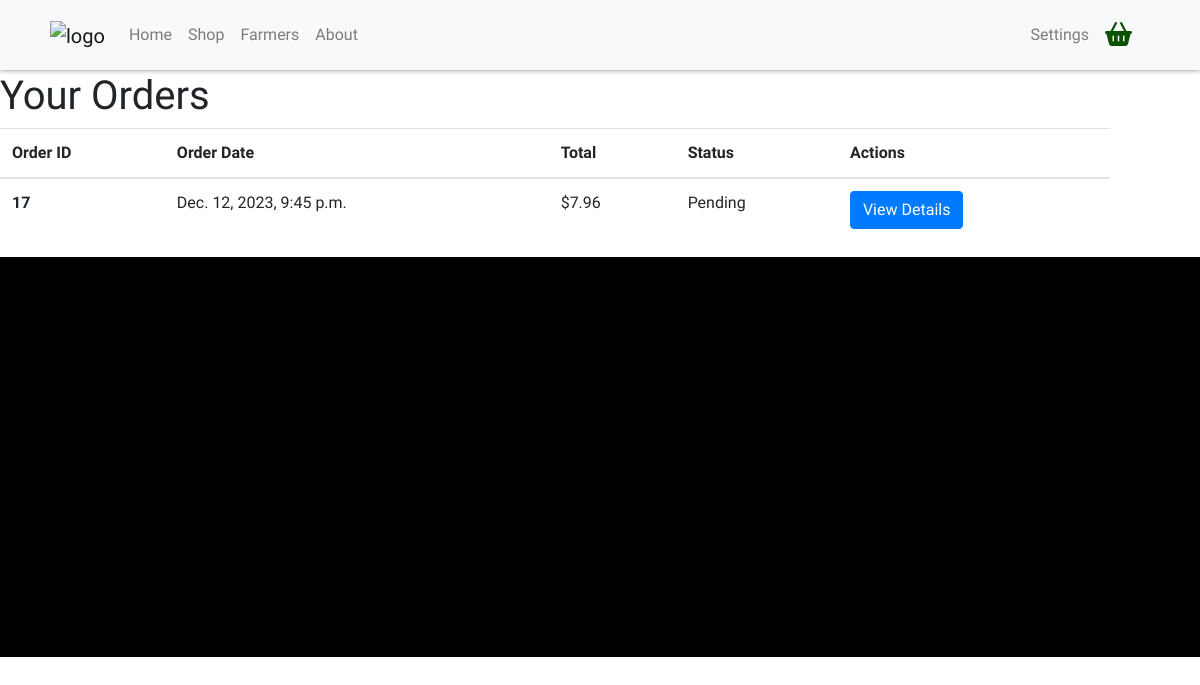
The page /orders/orders/ (signed in) on the database its author committed.
### orders/models.py (models this page shows, shortened)
class Order(models.Model):
    STATUS = [
        ("pending", "Pending"),
        ("processing", "Processing"),
        ("shipped", "Shipped"),
        ("delivered", "Delivered"),
    ]
    user = models.ForeignKey(User, on_delete=models.CASCADE)
    order_date = models.DateTimeField(auto_now_add=True)
    status = models.CharField(max_length=20, default="Pending", choices=STATUS)
    total = models.DecimalField(max_digits=10, decimal_places=2)

### orders/views.py (the view)
# urls.py: path("orders/", OrderList.as_view(), name="orders"),
class OrderList(ListView):
    model = Order
    template_name = "orders/order_list.html"
    context_object_name = "orders"
    def get_queryset(self):
        return Order.objects.filter(user=self.request.user)

### orders/templates/orders/order_list.html
{% extends "base.html" %}
{% block content %}
<h1>Your Orders</h1>
<div class="container row">
    {% if orders %}
    <table class="table">
        <thead>
            <tr>
                <th scope="col">Order ID</th>
                <th scope="col">Order Date</th>
                <th scope="col">Total</th>
                <th scope="col">Status</th>
                <th scope="col">Actions</th>
            </tr>
        </thead>
        <tbody>
            {% for order in orders %}
                <tr>
                    <th scope="row">{{ order.id }}</th>
                    <td>{{ order.order_date }}</td>
                    <td>${{ order.total }}</td>
                    <td>{{ order.status }}</td>
                    <td>
                        <a href="{% url 'orders:order_detail' pk=order.pk %}" class="btn btn-primary">View Details</a>
                    </td>
                </tr>
            {% endfor %}
        </tbody>
    </table>
    {% else %}
    <p class="card-text">No orders</p>
    {% endif %}
</div>
{% endblock %}

### static/farmfresh/css/master.css (style rules this page uses)
body { font-family: 'Lexend', sans-serif; }

### rows shown on the page
Order: id "17", order_date "Dec. 12, 2023, 9:45 p.m.", total "7.96", status "Pending"
